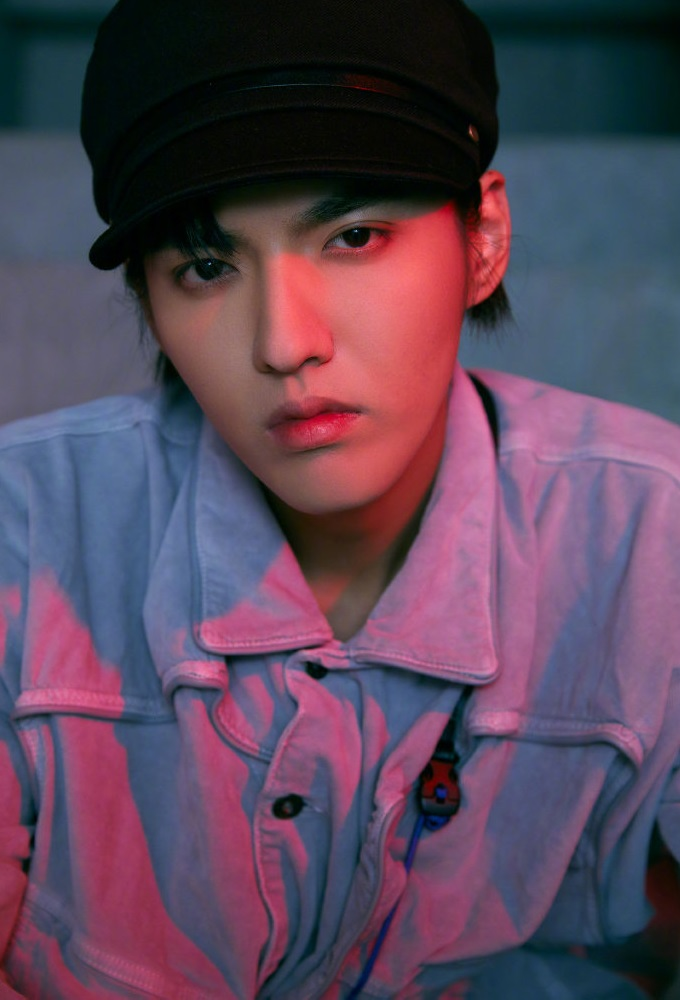
%> input picture DIP/Intensity transformations/kris(1).jpg, 680 x 1000 px
$ octave Tmaketform.m   (GNU Octave 9; MATLAB toolbox functions it lacks are replaced by stand-ins)
%> lines starting %> are read from the running program, lines starting %| are printed output that depends on the picture
close all;
clear all;
clc;
RGB=imread('D:\Project_All_Apps\DIP_project\Images\OTHER\kris(1).jpg'); %图像读入
%> RGB is the input picture: size 1000x680x3 uint8; mean R, G, B 90.4, 69.9, 90
i=rgb2gray(RGB); %把 RGB 图像转换成灰度图像
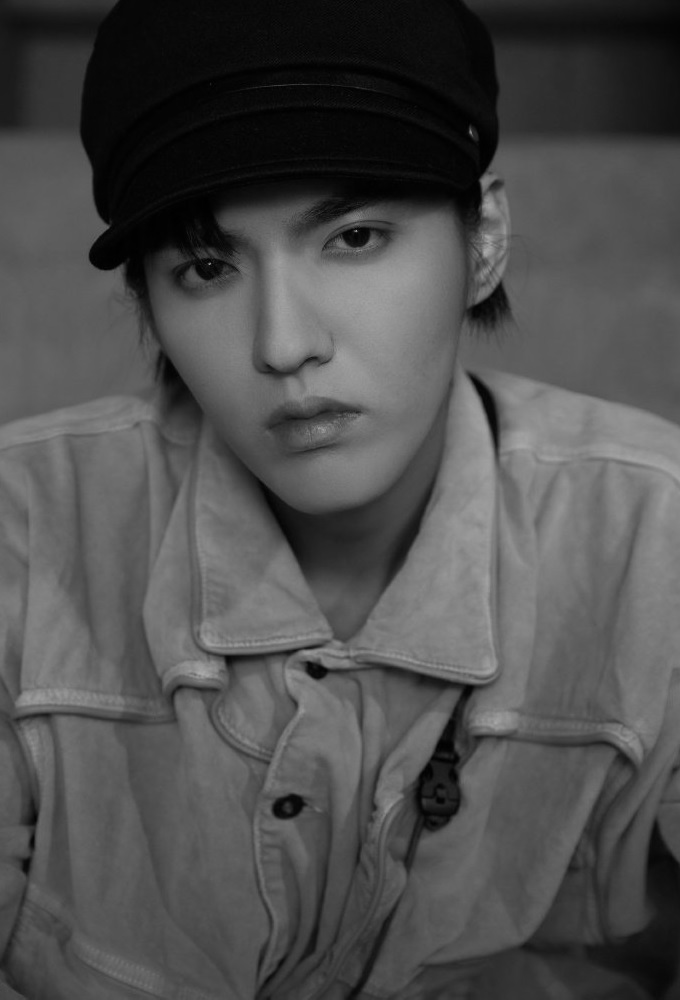
%> i: size 1000x680 uint8; min 0, max 171, mean 78.3
%% 图像旋转
ia=maketform('affine',[cosd(30) -sind(30) 0; sind(30) cosd(30) 0; 0 0 1]');%创建旋转参数结构体
ia=imtransform(i,ia);%实现图像旋转
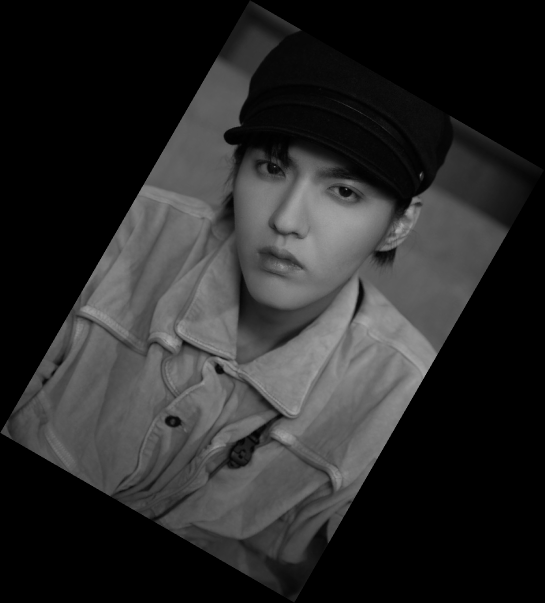
%> ia: size 1206x1089 uint8 (shown at 1/2 size); min 0, max 171, mean 40.9
%% 图像的缩放
ib=maketform('affine',[5 0 0;0 10.5 0;0 0 1]');%创建缩放参数结构体
%> (the run ends here)
